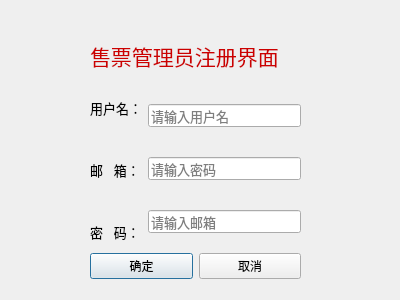
<?xml version="1.0" encoding="UTF-8"?>
<ui version="4.0">
 <class>login_reg</class>
 <widget class="QDialog" name="login_reg">
  <property name="geometry">
   <rect>
    <x>0</x>
    <y>0</y>
    <width>400</width>
    <height>300</height>
   </rect>
  </property>
  <property name="windowTitle">
   <string>Dialog</string>
  </property>
  <widget class="QWidget" name="layoutWidget">
   <property name="geometry">
    <rect>
     <x>90</x>
     <y>80</y>
     <width>211</width>
     <height>180</height>
    </rect>
   </property>
   <property name="font">
    <font>
     <family>Microsoft YaHei UI</family>
     <pointsize>10</pointsize>
    </font>
   </property>
   <layout class="QHBoxLayout" name="horizontalLayout">
    <item>
     <layout class="QVBoxLayout" name="verticalLayout">
      <item>
       <widget class="QLabel" name="label">
        <property name="font">
         <font>
          <family>Microsoft YaHei UI</family>
          <pointsize>10</pointsize>
         </font>
        </property>
        <property name="text">
         <string>用户名：</string>
        </property>
        <property name="buddy">
         <cstring>lineEdit_4</cstring>
        </property>
       </widget>
      </item>
      <item>
       <widget class="QLabel" name="label_3">
        <property name="font">
         <font>
          <family>Microsoft YaHei UI</family>
          <pointsize>10</pointsize>
         </font>
        </property>
        <property name="text">
         <string>邮   箱：</string>
        </property>
        <property name="buddy">
         <cstring>lineEdit</cstring>
        </property>
       </widget>
      </item>
      <item>
       <widget class="QLabel" name="label_2">
        <property name="font">
         <font>
          <family>Microsoft YaHei UI</family>
          <pointsize>10</pointsize>
         </font>
        </property>
        <property name="text">
         <string>密   码：</string>
        </property>
        <property name="buddy">
         <cstring>lineEdit_2</cstring>
        </property>
       </widget>
      </item>
     </layout>
    </item>
    <item>
     <layout class="QVBoxLayout" name="verticalLayout_2">
      <item>
       <widget class="QLineEdit" name="lineEdit_4">
        <property name="font">
         <font>
          <family>Microsoft YaHei UI</family>
          <pointsize>10</pointsize>
         </font>
        </property>
        <property name="placeholderText">
         <string>请输入用户名</string>
        </property>
       </widget>
      </item>
      <item>
       <widget class="QLineEdit" name="lineEdit_2">
        <property name="font">
         <font>
          <family>Microsoft YaHei UI</family>
          <pointsize>10</pointsize>
         </font>
        </property>
        <property name="echoMode">
         <enum>QLineEdit::Password</enum>
        </property>
        <property name="placeholderText">
         <string>请输入密码</string>
        </property>
       </widget>
      </item>
      <item>
       <widget class="QLineEdit" name="lineEdit">
        <property name="font">
         <font>
          <family>Microsoft YaHei UI</family>
          <pointsize>10</pointsize>
         </font>
        </property>
        <property name="inputMethodHints">
         <set>Qt::ImhEmailCharactersOnly</set>
        </property>
        <property name="placeholderText">
         <string>请输入邮箱</string>
        </property>
       </widget>
      </item>
     </layout>
    </item>
   </layout>
  </widget>
  <widget class="QLabel" name="label_5">
   <property name="geometry">
    <rect>
     <x>90</x>
     <y>40</y>
     <width>221</width>
     <height>31</height>
    </rect>
   </property>
   <property name="font">
    <font>
     <family>Ubuntu</family>
     <pointsize>16</pointsize>
     <weight>7</weight>
     <italic>false</italic>
     <bold>false</bold>
    </font>
   </property>
   <property name="styleSheet">
    <string notr="true">color: rgb(204, 0, 0);
font: 57 16pt &quot;Ubuntu&quot;;</string>
   </property>
   <property name="text">
    <string>售票管理员注册界面</string>
   </property>
  </widget>
  <widget class="QWidget" name="layoutWidget_2">
   <property name="geometry">
    <rect>
     <x>90</x>
     <y>250</y>
     <width>211</width>
     <height>33</height>
    </rect>
   </property>
   <layout class="QGridLayout" name="gridLayout">
    <item row="0" column="0">
     <widget class="QPushButton" name="pushButton">
      <property name="text">
       <string>确定</string>
      </property>
     </widget>
    </item>
    <item row="0" column="1">
     <widget class="QPushButton" name="pushButton_2">
      <property name="text">
       <string>取消</string>
      </property>
     </widget>
    </item>
   </layout>
  </widget>
 </widget>
 <resources/>
 <connections/>
</ui>
